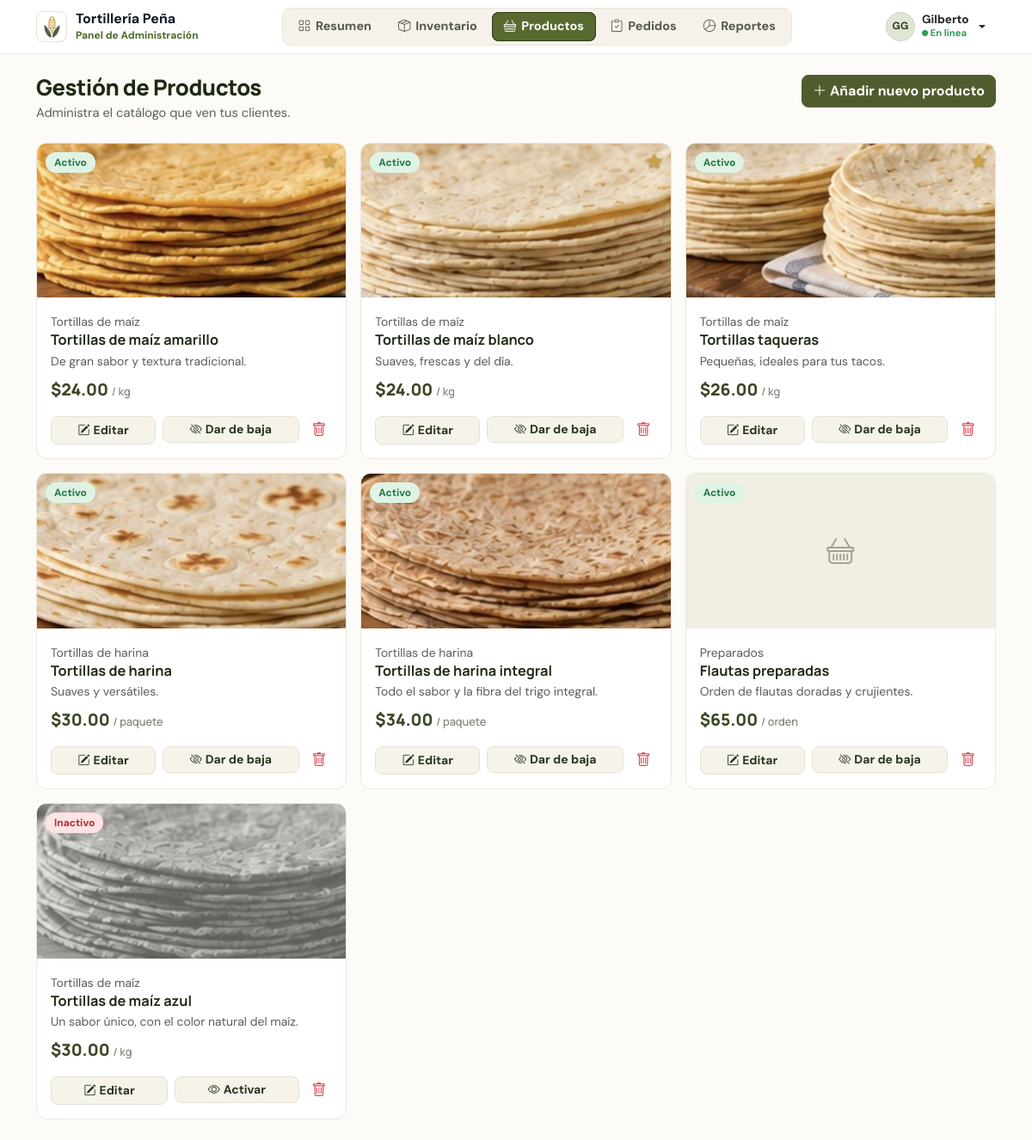
The page /admin/productos.php (signed in) on the database its author committed.
### tables this page shows
CREATE TABLE productos (
  id_producto INT UNSIGNED NOT NULL AUTO_INCREMENT,
  id_categoria SMALLINT UNSIGNED NOT NULL,
  nombre VARCHAR(80) NOT NULL,
  descripcion VARCHAR(255) DEFAULT NULL,
  precio DECIMAL(8,2) NOT NULL,
  unidad VARCHAR(20) NOT NULL DEFAULT 'kg',
  imagen VARCHAR(150) DEFAULT NULL,
  destacado TINYINT(1) NOT NULL DEFAULT 0,
  activo TINYINT(1) NOT NULL DEFAULT 1,
  fecha_alta DATETIME NOT NULL DEFAULT CURRENT_TIMESTAMP,
  PRIMARY KEY (id_producto),
  CONSTRAINT fk_productos_categorias FOREIGN KEY (id_categoria) REFERENCES categorias (id_categoria)
    ON UPDATE CASCADE ON DELETE RESTRICT
);

CREATE TABLE categorias (
  id_categoria SMALLINT UNSIGNED NOT NULL AUTO_INCREMENT,
  nombre VARCHAR(40) NOT NULL,
  PRIMARY KEY (id_categoria),
  UNIQUE KEY uq_categorias_nombre (nombre)
);

### includes/funciones.php (called while the page is built, shortened)
<?php
function e($texto)
{
    return htmlspecialchars((string) $texto, ENT_QUOTES, 'UTF-8');
}
function dinero($cantidad)
{
    return '$' . number_format((float) $cantidad, 2);
}
function foto_producto($imagen, $raiz = '')
{
    if ($imagen && is_file(__DIR__ . '/../assets/img/productos/' . $imagen)) {
        return $raiz . 'assets/img/productos/' . rawurlencode($imagen);
    }
    return null;
}

### admin/productos.php (the view, shortened to what this page needs)
<?php
require_once '../includes/funciones.php';
$productos = $pdo->query(
    'SELECT p.*, c.nombre AS categoria FROM productos p
     INNER JOIN categorias c ON c.id_categoria = p.id_categoria
     ORDER BY p.activo DESC, c.id_categoria, p.nombre'
)->fetchAll();
require '../includes/header_admin.php';
?>
<div class="d-flex flex-wrap justify-content-between align-items-start gap-3 mb-4">
    <div>
        <h1 class="titulo-panel">Gestión de Productos</h1>
        <p class="sub-panel">Administra el catálogo que ven tus clientes.</p>
    </div>
    <button class="btn btn-verde" data-bs-toggle="modal" data-bs-target="#modalProducto" data-accion="crear" id="btnNuevoProducto">
        <i class="bi bi-plus-lg me-1"></i>Añadir nuevo producto
    </button>
</div>
<div class="row g-3">
    <?php foreach ($productos as $p): ?>
        <?php $foto = foto_producto($p['imagen'], '../'); ?>
        <div class="col-md-6 col-xl-4">
            <div class="caja producto-admin <?= $p['activo'] ? '' : 'inactivo' ?>">
                <div class="foto">
                    <?php if ($foto): ?>
                        <img src="<?= $foto ?>" alt="">
                    <?php else: ?>
                        <div class="sin-foto"><i class="bi bi-basket"></i></div>
                    <?php endif; ?>
                    <span class="estado <?= $p['activo'] ? 'estado-entregado' : 'estado-cancelado' ?>"><?= $p['activo'] ? 'Activo' : 'Inactivo' ?></span>
                    <?php if ($p['destacado']): ?>
                        <span class="destacado" title="Aparece en el inicio"><i class="bi bi-star-fill"></i></span>
                    <?php endif; ?>
                </div>
                <div class="p-3">
                    <small class="text-muted"><?= e($p['categoria']) ?></small>
                    <h3 class="titulo-caja mb-1"><?= e($p['nombre']) ?></h3>
                    <p class="small text-muted mb-2"><?= e($p['descripcion']) ?></p>
                    <p class="precio-admin mb-3"><?= dinero($p['precio']) ?> <small>/ <?= e($p['unidad']) ?></small></p>
                    <div class="d-flex gap-2">
                        <button class="btn btn-claro btn-sm flex-fill" data-bs-toggle="modal" data-bs-target="#modalProducto" data-accion="editar"
                                data-id="<?= $p['id_producto'] ?>" data-nombre="<?= e($p['nombre']) ?>" data-descripcion="<?= e($p['descripcion']) ?>"
                                data-id_categoria="<?= $p['id_categoria'] ?>" data-precio="<?= $p['precio'] ?>" data-unidad="<?= e($p['unidad']) ?>"
                                data-destacado="<?= $p['destacado'] ?>">
                            <i class="bi bi-pencil-square me-1"></i>Editar
                        </button>
                        <form method="post" class="flex-fill">
                            <button class="btn btn-claro btn-sm w-100">
                                <?= $p['activo'] ? '<i class="bi bi-eye-slash me-1"></i>Dar de baja' : '<i class="bi bi-eye me-1"></i>Activar' ?>
                            </button>
                        </form>
                        <form method="post" onsubmit="return confirm('¿Seguro que quieres eliminar <?= e(addslashes($p['nombre'])) ?>?');">
                            <button class="btn btn-icono text-danger" title="Eliminar"><i class="bi bi-trash"></i></button>
                        </form>
                    </div>
                </div>
            </div>
        </div>
    <?php endforeach; ?>
</div>
<?php require '../includes/footer_admin.php'; ?>

### assets/css/estilos.css (style rules this page uses)
:root { --verde: #4e5b31; --verde-oscuro: #3b4624; --verde-claro: #e9eddf; --crema: #fbfaf6; --crema-oscuro: #f1eee4; --borde: #e5e0d4; --texto: #23261c; --texto-suave: #6b6e61; --dorado: #c9a14a; }
h1, h2, h3, .titulo-grande, .titulo-seccion, .marca-nombre { font-family: 'Manrope', system-ui, sans-serif; }
.btn-verde { background: var(--verde); border: 1px solid var(--verde); color: #fff; font-weight: 600; border-radius: 8px; }
.sin-foto { width: 100%; height: 100%; min-height: 60px; display: flex; align-items: center; justify-content: center; background: var(--crema-oscuro); color: #a6a28f; font-size: 2rem; }
.estado { display: inline-block; font-size: .75rem; font-weight: 700; padding: 3px 10px; border-radius: 999px; white-space: nowrap; }
.estado-entregado { background: #dff3e4; color: #23794a; }
.estado-cancelado { background: #fde3e3; color: #b42c2c; }

### assets/css/admin.css (style rules this page uses)
body.panel { font-family: 'DM Sans', system-ui, sans-serif; background: #fcfbf7; color: #1f2a14; }
.titulo-panel { font-family: 'Manrope', sans-serif; font-size: 1.6rem; font-weight: 800; letter-spacing: -.02em; margin-bottom: 2px; }
.sub-panel { color: #5b5f55; font-size: .92rem; margin: 0; }
.caja { background: #fff; border: 1px solid #ece8de; border-radius: 12px; overflow: hidden; }
.titulo-caja { font-family: 'Manrope', sans-serif; font-size: 1.02rem; font-weight: 700; }
.btn-verde { background: #4f5d2e; border: 1px solid #4f5d2e; color: #fff; font-weight: 700; border-radius: 8px; }
.btn-claro { background: #f6f3ea; border: 1px solid #e6e1d4; color: #2b3220; font-weight: 600; border-radius: 8px; }
.btn-icono { border: 0; background: none; color: #4f5d2e; font-size: 1.05rem; padding: 4px 7px; }
.producto-admin .foto { position: relative; aspect-ratio: 2 / 1; background: #f1eee4; }
.producto-admin .foto img { width: 100%; height: 100%; object-fit: cover; }
.producto-admin .foto .estado { position: absolute; top: 10px; left: 10px; }
.producto-admin .destacado { position: absolute; top: 8px; right: 10px; color: #c9a14a; font-size: 1.1rem; text-shadow: 0 1px 3px rgba(0, 0, 0, .3); }
.producto-admin.inactivo .foto img { filter: grayscale(1); opacity: .6; }
.precio-admin { font-family: 'Manrope', sans-serif; font-weight: 800; font-size: 1.2rem; color: #3b4624; }
.precio-admin small { font-weight: 500; font-size: .8rem; color: #7b7f72; }

### rows shown on the page
productos: imagen (picture), activo "Activo", destacado 1 (drawn), id_categoria.nombre "Tortillas de maíz", nombre "Tortillas de maíz amarillo", descripcion "De gran sabor y textura tradicional.", precio "$24.00", unidad "kg"
productos: imagen (picture), activo "Activo", destacado 1 (drawn), id_categoria.nombre "Tortillas de maíz", nombre "Tortillas de maíz blanco", descripcion "Suaves, frescas y del día.", precio "$24.00", unidad "kg"
productos: imagen (picture), activo "Activo", destacado 1 (drawn), id_categoria.nombre "Tortillas de maíz", nombre "Tortillas taqueras", descripcion "Pequeñas, ideales para tus tacos.", precio "$26.00", unidad "kg"
productos: imagen (picture), activo "Activo", id_categoria.nombre "Tortillas de harina", nombre "Tortillas de harina", descripcion "Suaves y versátiles.", precio "$30.00", unidad "paquete"
productos: imagen (picture), activo "Activo", id_categoria.nombre "Tortillas de harina", nombre "Tortillas de harina integral", descripcion "Todo el sabor y la fibra del trigo integral.", precio "$34.00", unidad "paquete"
productos: activo "Activo", id_categoria.nombre "Preparados", nombre "Flautas preparadas", descripcion "Orden de flautas doradas y crujientes.", precio "$65.00", unidad "orden"
productos: imagen (picture), activo "Inactivo", id_categoria.nombre "Tortillas de maíz", nombre "Tortillas de maíz azul", descripcion "Un sabor único, con el color natural del maíz.", precio "$30.00", unidad "kg"

### other values the page prints
$texto "Resumen"
$texto "Inventario"
$texto "Productos"
$texto "Pedidos"
$texto "Reportes"
iniciales($admin['nombre'], $admin['apellidos'] ?? '') "GG"
$admin['nombre'] "Gilberto"
